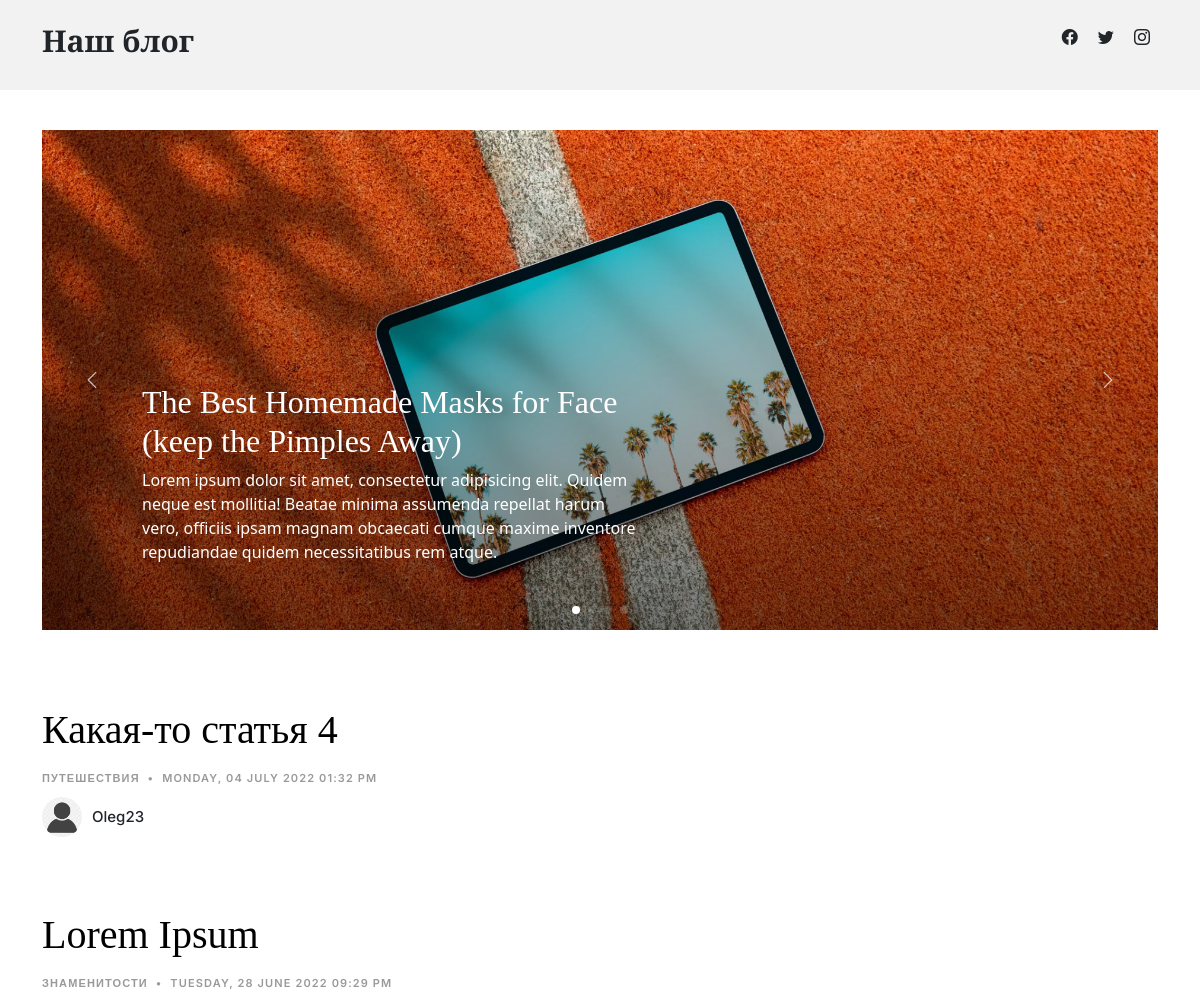
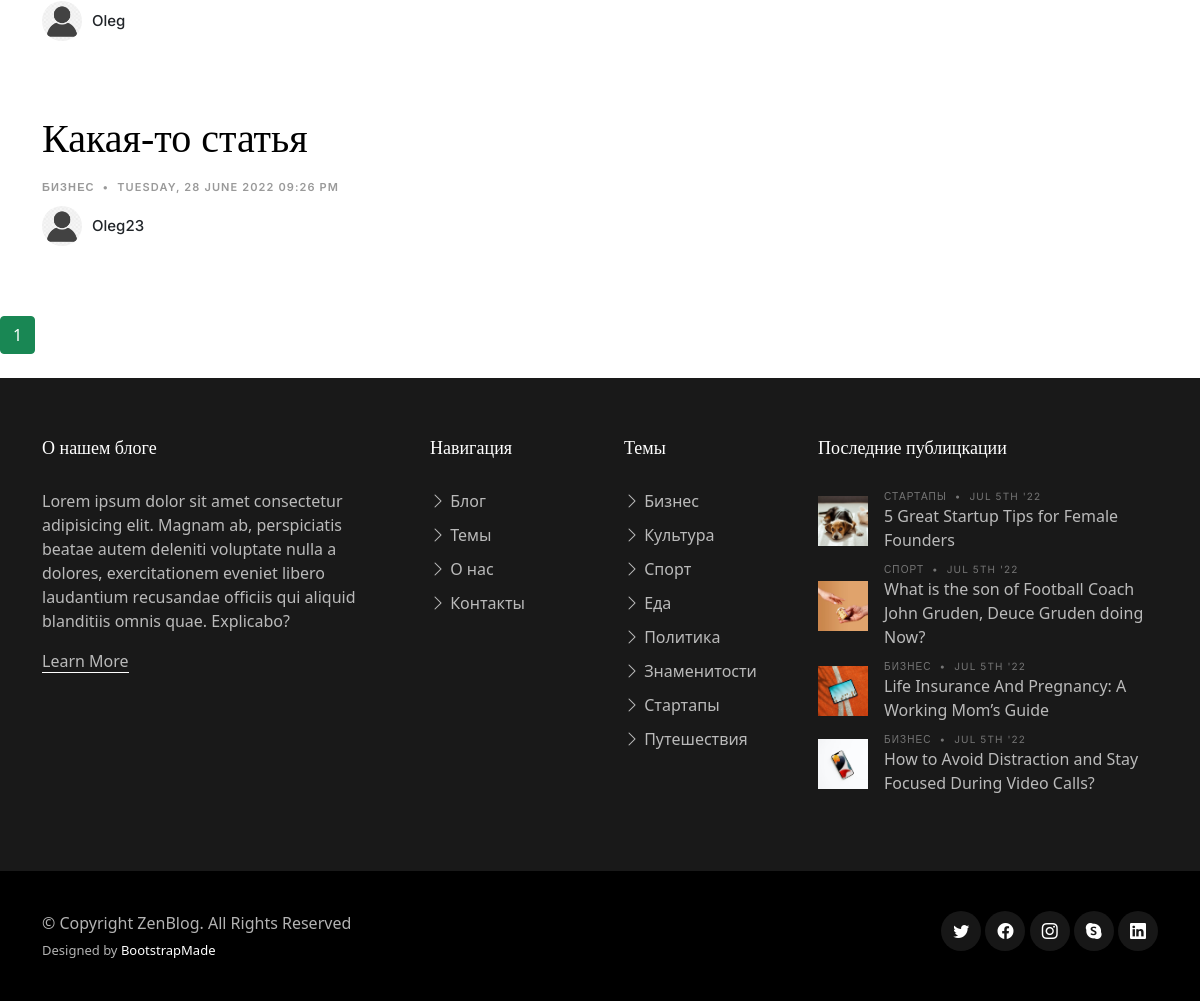
The page / on the database its author committed (2 pictures, top to bottom).
### flask_blog/models.py (models this page shows, shortened)
class Post(db.Model):
    id = db.Column(db.Integer, primary_key=True)
    title = db.Column(db.String(100), nullable=False)
    date_posted = db.Column(db.DateTime, nullable=False, default=datetime.utcnow)
    content = db.Column(db.Text, nullable=False)
    user_id = db.Column(db.Integer, db.ForeignKey('user.id'), nullable=False)
    category_id = db.Column(db.Integer, db.ForeignKey('category.id'), nullable=False)

class Category(db.Model):
    id = db.Column(db.Integer, primary_key=True)
    name = db.Column(db.String(20), unique=True, nullable=False)
    description = db.Column(db.String(60), nullable=False)
    posts = db.relationship('Post', backref='category', lazy=True)

class User(db.Model, UserMixin):
    id = db.Column(db.Integer, primary_key=True)
    username = db.Column(db.String(20), unique=True, nullable=False)
    email = db.Column(db.String(120), unique=True, nullable=False)
    avatar = db.Column(db.String(20), nullable=True, default='user_default.png')
    password = db.Column(db.String(60), nullable=False)
    posts = db.relationship('Post', backref='author', lazy=True)
    admin = db.Column(db.Boolean(), default=False)

### flask_blog/main/routes.py (the view)
@main.route("/")
def index():
    page = request.args.get('page', 1, type=int)
    posts = Post.query.order_by(Post.date_posted.desc()).paginate(page=page, per_page=5)
    return render_template('index.html', posts=posts)

### flask_blog/templates/index.html (shortened to what this page needs)
{% extends "base.html" %}
{% block content %}
    <main id="main">
        <section id="hero-slider" class="hero-slider">
            <div class="container-md" data-aos="fade-in">
                <div class="row">
                    <div class="col-12">
                        <div class="swiper sliderFeaturedPosts">
                            <div class="swiper-wrapper">
                                <div class="swiper-slide">
                                    <a href="single-post.html" class="img-bg d-flex align-items-end"
                                       style="background-image: url({{ url_for('static', filename='img/post-slide-1.jpg') }});">
                                        <div class="img-bg-inner">
                                            <h2>The Best Homemade Masks for Face (keep the Pimples Away)</h2>
                                            <p>Lorem ipsum dolor sit amet, consectetur adipisicing elit. Quidem neque
                                                est
                                                mollitia! Beatae minima assumenda repellat harum vero, officiis ipsam
                                                magnam
                                                obcaecati cumque maxime inventore repudiandae quidem necessitatibus rem
                                                atque.</p>
                                        </div>
                                    </a>
                                </div>
                            </div>
                            <div class="custom-swiper-button-next">
                                <span class="bi-chevron-right"></span>
                            </div>
                            <div class="custom-swiper-button-prev">
                                <span class="bi-chevron-left"></span>
                            </div>
                            <div class="swiper-pagination"></div>
                        </div>
                    </div>
                </div>
            </div>
        </section>
        <section id="posts" class="posts">
            <div class="container" data-aos="fade-up">
                <div class="row g-5">
                    {% for post in posts.items %}
                        <div class="col-lg-12">
                            <div class="post-entry-1 lg">
                                <h2><a href="{{ url_for('posts.post', post_id=post.id) }}">
                                    {{ post.title }}
                                </a></h2>
                                <div class="post-meta"><span class="date">{{ post.category.name }}</span> <span
                                        class="mx-1">&bullet;</span>
                                    <span>{{ post.date_posted.strftime('%A, %d %B %Y %I:%M %p') }}</span></div>
                                <div class="d-flex align-items-center author">
                                    <div class="photo"><img
                                            src="{{ url_for('static', filename='profile_pics/' + post.author.avatar) }}"
                                            alt=""
                                            class="img-fluid"></div>
                                    <div class="name">
                                        <h3 class="m-0 p-0">{{ post.author.username }}</h3>
                                    </div>
                                </div>
                            </div>
                        </div>
                    {% endfor %}
                </div>
            </div>
        </section>
        {% for page_num in posts.iter_pages(left_edge=1, right_edge=1, left_current=1, right_current=2) %}
            {% if page_num %}
                {% if posts.page == page_num %}
                    <a class="btn btn-success mb-4"
                       href="{{ url_for('main.index', page=page_num) }}">{{ page_num }}</a>
                {% else %}
                    <a class="btn btn-outline-success mb-4"
                       href="{{ url_for('main.index', page=page_num) }}">{{ page_num }}</a>
                {% endif %}
            {% else %}
                ...
            {% endif %}
        {% endfor %}
    </main>
{% endblock %}

### flask_blog/templates/base.html (shortened to what this page needs)
<!DOCTYPE html>
<html lang="ru">
<head>
    <link href="{{ url_for('static', filename='vendor/bootstrap/css/bootstrap.min.css') }}" rel="stylesheet">
    <link href="{{ url_for('static', filename='vendor/bootstrap-icons/bootstrap-icons.css') }}" rel="stylesheet">
    <link href="{{ url_for('static', filename='vendor/swiper/swiper-bundle.min.css') }}" rel="stylesheet">
    <link href="{{ url_for('static', filename='vendor/glightbox/css/glightbox.min.css') }}" rel="stylesheet">
    <link href="{{ url_for('static', filename='vendor/aos/aos.css') }}" rel="stylesheet">
    <link href="{{ url_for('static', filename='css/variables.css') }}" rel="stylesheet">
    <link href="{{ url_for('static', filename='css/main.css') }}" rel="stylesheet">
</head>
<body>
<header id="header" class="header d-flex align-items-center fixed-top">
    <div class="container-fluid container-xl d-flex align-items-center justify-content-between">
        <a href="{{ url_for('main.index') }}" class="logo d-flex align-items-center">
            <h1>Наш блог</h1>
        </a>
        <ul class="position-relative">
            <a href="#" class="mx-2"><span class="bi-facebook"></span></a>
            <a href="#" class="mx-2"><span class="bi-twitter"></span></a>
            <a href="#" class="mx-2"><span class="bi-instagram"></span></a>
    </div>
</header>
{% block content %}
{% endblock %}
<footer id="footer" class="footer">
    <div class="footer-content">
        <div class="container">
            <div class="row g-5">
                <div class="col-lg-4">
                    <h3 class="footer-heading">О нашем блоге</h3>
                    <p>Lorem ipsum dolor sit amet consectetur adipisicing elit. Magnam ab, perspiciatis beatae autem
                        deleniti voluptate nulla a dolores, exercitationem eveniet libero laudantium recusandae officiis
                        qui aliquid blanditiis omnis quae. Explicabo?</p>
                    <p><a href="about.html" class="footer-link-more">Learn More</a></p>
                </div>
                <div class="col-6 col-lg-2">
                    <h3 class="footer-heading">Навигация</h3>
                    <ul class="footer-links list-unstyled">
                        <li><a href="/"><i class="bi bi-chevron-right"></i> Блог</a></li>
                        <li><a href="/category"><i class="bi bi-chevron-right"></i> Темы</a></li>
                        <li><a href="/about"><i class="bi bi-chevron-right"></i> О нас</a></li>
                        <li><a href="/contact"><i class="bi bi-chevron-right"></i> Контакты</a></li>
                    </ul>
                </div>
                <div class="col-6 col-lg-2">
                    <h3 class="footer-heading">Темы</h3>
                    <ul class="footer-links list-unstyled">
                        <li><a href="category.html"><i class="bi bi-chevron-right"></i> Бизнес</a></li>
                        <li><a href="category.html"><i class="bi bi-chevron-right"></i> Культура</a></li>
                        <li><a href="category.html"><i class="bi bi-chevron-right"></i> Спорт</a></li>
                        <li><a href="category.html"><i class="bi bi-chevron-right"></i> Еда</a></li>
                        <li><a href="category.html"><i class="bi bi-chevron-right"></i> Политика</a></li>
                        <li><a href="category.html"><i class="bi bi-chevron-right"></i> Знаменитости</a></li>
                        <li><a href="category.html"><i class="bi bi-chevron-right"></i> Стартапы</a></li>
                        <li><a href="category.html"><i class="bi bi-chevron-right"></i> Путешествия</a></li>
                    </ul>
                </div>
                <div class="col-lg-4">
                    <h3 class="footer-heading">Последние публицкации</h3>
                    <ul class="footer-links footer-blog-entry list-unstyled">
                        <li>
                            <a href="single-post.html" class="d-flex align-items-center">
                                <img src="{{ url_for('static', filename='img/post-sq-1.jpg') }}" alt=""
                                     class="img-fluid me-3">
                                <div>
                                    <div class="post-meta d-block"><span class="date">Стартапы</span> <span
                                            class="mx-1">&bullet;</span>
                                        <span>Jul 5th '22</span></div>
                                    <span>5 Great Startup Tips for Female Founders</span>
                                </div>
                            </a>
                        </li>
                        <li>
                            <a href="single-post.html" class="d-flex align-items-center">
                                <img src="{{ url_for('static', filename='img/post-sq-2.jpg') }}" alt=""
                                     class="img-fluid me-3">
                                <div>
                                    <div class="post-meta d-block"><span class="date">Спорт</span> <span class="mx-1">&bullet;</span>
                                        <span>Jul 5th '22</span></div>
                                    <span>What is the son of Football Coach John Gruden, Deuce Gruden doing Now?</span>
                                </div>
                            </a>
                        </li>
                        <li>
                            <a href="single-post.html" class="d-flex align-items-center">
                                <img src="{{ url_for('static', filename='img/post-sq-3.jpg') }}" alt=""
                                     class="img-fluid me-3">
                                <div>
                                    <div class="post-meta d-block"><span class="date">Бизнес</span> <span class="mx-1">&bullet;</span>
                                        <span>Jul 5th '22</span></div>
                                    <span>Life Insurance And Pregnancy: A Working Mom’s Guide</span>
                                </div>
                            </a>
                        </li>
                        <li>
                            <a href="single-post.html" class="d-flex align-items-center">
                                <img src="{{ url_for('static', filename='img/post-sq-4.jpg') }}" alt=""
                                     class="img-fluid me-3">
                                <div>
                                    <div class="post-meta d-block"><span class="date">Бизнес</span> <span class="mx-1">&bullet;</span>
                                        <span>Jul 5th '22</span></div>
                                    <span>How to Avoid Distraction and Stay Focused During Video Calls?</span>
                                </div>
                            </a>
                        </li>
                    </ul>
                </div>
            </div>
        </div>
    </div>
    <div class="footer-legal">
        <div class="container">
            <div class="row justify-content-between">
                <div class="col-md-6 text-center text-md-start mb-3 mb-md-0">
                    <div class="copyright">
                        © Copyright <strong><span>ZenBlog</span></strong>. All Rights Reserved
                    </div>
                    <div class="credits">
                        Designed by <a href="https://bootstrapmade.com/">BootstrapMade</a>
                    </div>
                </div>
                <div class="col-md-6">
                    <div class="social-links mb-3 mb-lg-0 text-center text-md-end">
                        <a href="#" class="twitter"><i class="bi bi-twitter"></i></a>
                        <a href="#" class="facebook"><i class="bi bi-facebook"></i></a>
                        <a href="#" class="instagram"><i class="bi bi-instagram"></i></a>
                        <a href="#" class="google-plus"><i class="bi bi-skype"></i></a>
                        <a href="#" class="linkedin"><i class="bi bi-linkedin"></i></a>
                    </div>
                </div>
            </div>
        </div>
    </div>
</footer>
</body>
</html>

### rows shown on the page
Post: title "Какая-то статья 4", category.name "ПУТЕШЕСТВИЯ", date_posted "MONDAY, 04 JULY 2022 01:32 PM", avatar (placeholder picture), author.username "Oleg23"
Post: title "Lorem Ipsum", category.name "ЗНАМЕНИТОСТИ", date_posted "TUESDAY, 28 JUNE 2022 09:29 PM", avatar (placeholder picture), author.username "Oleg"
Post: title "Какая-то статья", category.name "БИЗНЕС", date_posted "TUESDAY, 28 JUNE 2022 09:26 PM", avatar (placeholder picture), author.username "Oleg23"

### other values the page prints
{{ page_num }} "1"
